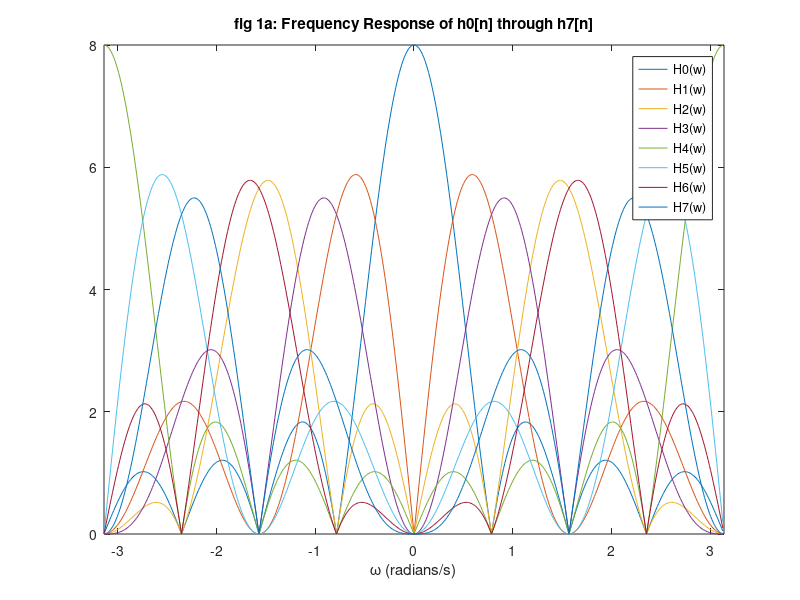
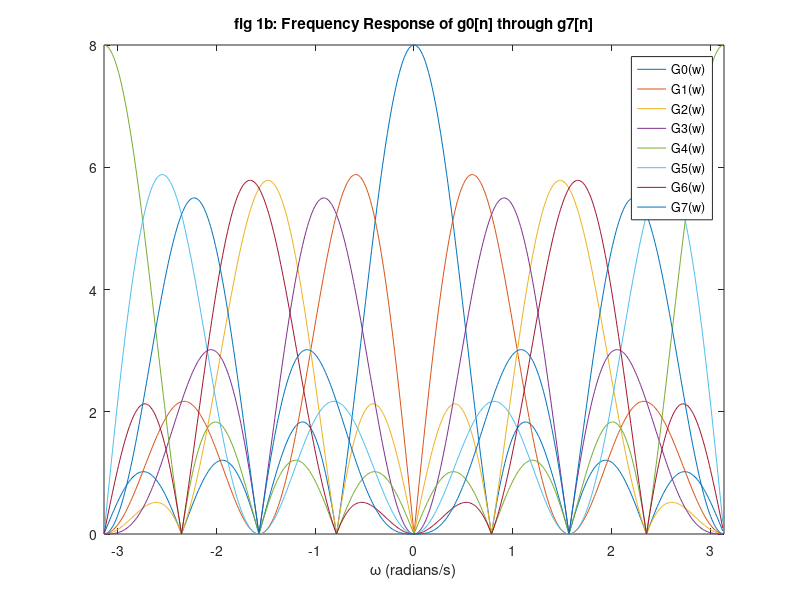
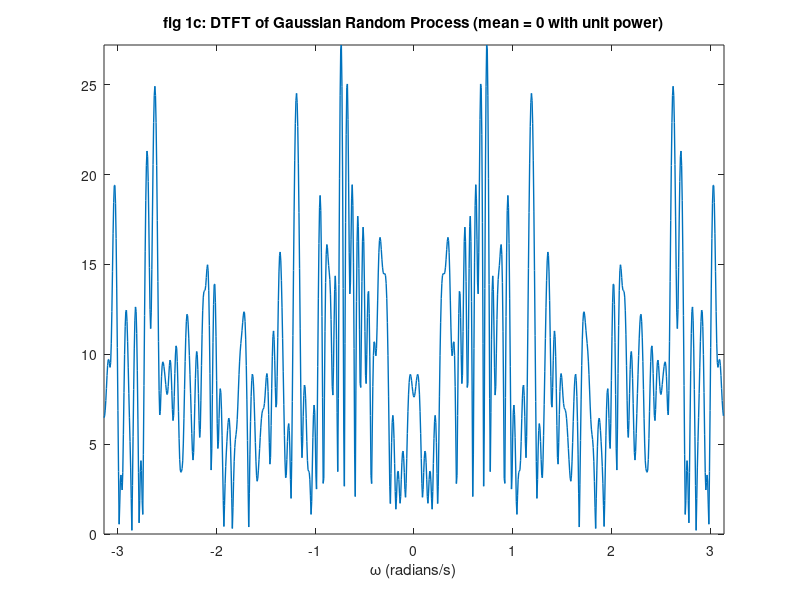
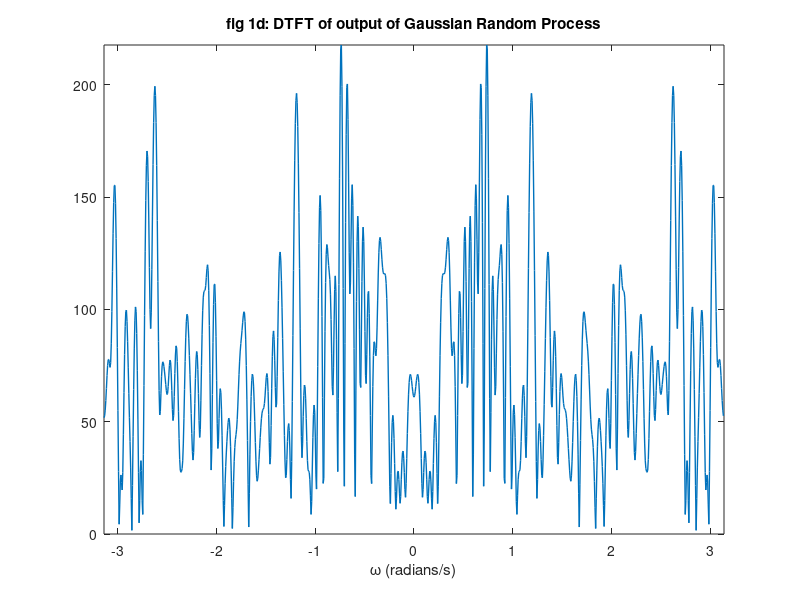

Write the MATLAB code that produced these figures, in order.
%-----------------------------%
%         Sean Hwang          %
% ECE 538 - MATLAB Project 2  %
%     Source Code File        %
%-----------------------------%

clc
clf 
clear all
close all 

% A) h_0 = {1/sqrt(2), 1/sqrt(2)} ,, h_1 = {1/sqrt(2), -1/sqrt(2)} 
x=randn(1,128);
M=8;
h0=[1 1]; h1=[1 -1];
h00=[1 0 1];   h10=[1 0 -1];
h000=[1 0 0 0 1]; h100=[1 0 0 0 -1];
H_tmp=conv(h0,h00); H(1,:)=conv(H_tmp,h000); G(1,:)=H(1,:);
H_tmp=conv(h0,h00); H(2,:)=conv(H_tmp,h100); G(2,:)=-H(2,:);
H_tmp=conv(h0,h10); H(3,:)=conv(H_tmp,h000); G(3,:)=-H(3,:);
H_tmp=conv(h0,h10); H(4,:)=conv(H_tmp,h100); G(4,:)=H(4,:);
H_tmp=conv(h1,h00); H(5,:)=conv(H_tmp,h000); G(5,:)=-H(5,:);
H_tmp=conv(h1,h00); H(6,:)=conv(H_tmp,h100); G(6,:)=H(6,:);
H_tmp=conv(h1,h10); H(7,:)=conv(H_tmp,h000); G(7,:)=H(7,:);
H_tmp=conv(h1,h10); H(8,:)=conv(H_tmp,h100); G(8,:)=-H(8,:);

% i)   Please see attached for figure 1a)
for ind=1:M
hf(ind,:)=abs(fftshift(fft(H(ind,:),512)));
end
domega=2*pi/512;
omega=-pi:domega:pi-domega;
figure(1);
plot(omega,hf(1,:),omega,hf(2,:), ...
     omega,hf(3,:),omega,hf(4,:), ...
     omega,hf(5,:),omega,hf(6,:), ...
     omega,hf(7,:),omega,hf(8,:));
axis([-pi pi 0 max(hf(1,:))])
legend('H0(w)','H1(w)','H2(w)','H3(w)','H4(w)','H5(w)','H6(w)','H7(w)');
title('fig 1a: Frequency Response of h0[n] through h7[n]');
xlabel('\omega (radians/s)');
% ii)  Please see attached for figure 1b)
for ind=1:M
gf(ind,:)=abs(fftshift(fft(G(ind,:),512)));
end
domega=2*pi/512;
omega=-pi:domega:pi-domega;
figure(2);
plot(omega,gf(1,:),omega,gf(2,:), ...
     omega,gf(3,:),omega,gf(4,:), ...
     omega,gf(5,:),omega,gf(6,:), ...
     omega,gf(7,:),omega,gf(8,:));
axis([-pi pi 0 max(gf(1,:))])
legend('G0(w)','G1(w)','G2(w)','G3(w)','G4(w)','G5(w)','G6(w)','G7(w)');
title('fig 1b: Frequency Response of g0[n] through g7[n]');
xlabel('\omega (radians/s)');

% iii)Table 1
% H*H' =
%   8     0     0     0     0     0     0     0
%   0     8     0     0     0     0     0     0
%   0     0     8     0     0     0     0     0
%   0     0     0     8     0     0     0     0 
%   0     0     0     0     8     0     0     0
%   0     0     0     0     0     8     0     0
%   0     0     0     0     0     0     8     0
%   0     0     0     8     0     0     0     8 
% iv) Please see attached figure 1c)
% v)  Please see attached figure 1d)
for m=1:M;
W(m,:)=conv(x,H(m,:));
X(m,:)=W(m,1:M:length(W(m,:)));
end
for m=1:M;
Z(m,:)=zeros(1,M*length(X(m,:)));
Z(m,1:M:length(Z(m,:)))=X(m,:);
Y(m,:)=conv(Z(m,:),G(m,:));
end
y=zeros(1,length(Y(1,:)));
for m=1:M;
y=y+Y(m,:);
end
domega=2*pi/1024;
omega=-pi:domega:pi-domega;
yf1=abs(fftshift(fft(x,1024)));
yf2=abs(fftshift(fft(y,1024)));
figure(3);
plot(omega,yf1,'Linewidth',1)
axis([-pi pi 0 max(yf1)])
title('fig 1c: DTFT of Gaussian Random Process (mean = 0 with unit power)');
xlabel('\omega (radians/s)');
figure(4);
plot(omega,yf2,'Linewidth',1)
axis([-pi pi 0 max(yf2)])
title('fig 1d: DTFT of output of Gaussian Random Process');
xlabel('\omega (radians/s)');
 
% B)
N=16; beta=0.35;
n=-N:(N-1); %이렇게 해야 n 이 0 ... 31 으로 됨 
n=n+0.5;
h=2*beta*cos((1+beta)*pi*n/2)./(pi*(1-4*beta^2*n.^2));
h=h+sin((1-beta)*pi*n/2)./(pi*(n-4*beta^2*n.^3));
M=8;
h0=h;
h1=(-1).^(0:(length(n)-1)).*h; 
h00=zeros(1,2*length(h)); h10=h00;
h00(1,1:2:length(h00))=h0;
h10(1,1:2:length(h10))=h1;
h000=zeros(1,4*length(h)); h100=h000;
h000(1,1:4:length(h000))=h0;
h100(1,1:4:length(h100))=h1;
H_tmp=conv(h0,h00); H_b(1,:)=conv(H_tmp,h000); G_b(1,:)=H_b(1,:);
H_tmp=conv(h0,h00); H_b(2,:)=conv(H_tmp,h100); G_b(2,:)=-H_b(2,:);
H_tmp=conv(h0,h10); H_b(3,:)=conv(H_tmp,h000); G_b(3,:)=-H_b(3,:);
H_tmp=conv(h0,h10); H_b(4,:)=conv(H_tmp,h100); G_b(4,:)=H_b(4,:);
H_tmp=conv(h1,h00); H_b(5,:)=conv(H_tmp,h000); G_b(5,:)=-H_b(5,:);
H_tmp=conv(h1,h00); H_b(6,:)=conv(H_tmp,h100); G_b(6,:)=H_b(6,:);
H_tmp=conv(h1,h10); H_b(7,:)=conv(H_tmp,h000); G_b(7,:)=H_b(7,:);
H_tmp=conv(h1,h10); H_b(8,:)=conv(H_tmp,h100); G_b(8,:)=-H_b(8,:);
% i)   Please see attached for figure 2a)
for ind=1:M
hf(ind,:)=abs(fftshift(fft(H_b(ind,:),512)));
end
domega=2*pi/512;
omega=-pi:domega:pi-domega;
figure(5);
plot(omega,hf(1,:),omega,hf(2,:), ...
     omega,hf(3,:),omega,hf(4,:), ...
     omega,hf(5,:),omega,hf(6,:), ...
     omega,hf(7,:),omega,hf(8,:));
axis([-pi pi 0 max(hf(1,:))])
legend('H0(w)','H1(w)','H2(w)','H3(w)','H4(w)','H5(w)','H6(w)','H7(w)');
title('fig 2a: Frequency Response of h0[n] through h7[n]');
xlabel('\omega (radians/s)');
% ii)  Please see attached for figure 2b)
for ind=1:M
gf(ind,:)=abs(fftshift(fft(G_b(ind,:),512)));
end
domega=2*pi/512;
omega=-pi:domega:pi-domega;
figure(6);
plot(omega,gf(1,:),omega,gf(2,:), ...
     omega,gf(3,:),omega,gf(4,:), ...
     omega,gf(5,:),omega,gf(6,:), ...
     omega,gf(7,:),omega,gf(8,:));
axis([-pi pi 0 max(gf(1,:))])
legend('G0(w)','G1(w)','G2(w)','G3(w)','G4(w)','G5(w)','G6(w)','G7(w)');
title('fig 2b: Frequency Response of g0[n] through g7[n]');
xlabel('\omega (radians/s)');
% iii) Table 2
% H_b*H_b' =
%    0.1250    0.0000    0.0000    0.0000    0.0000    0.0000   -0.0000   -0.0000
%    0.0000    0.1250   -0.0000    0.0000    0.0000    0.0000    0.0000    0.0000
%    0.0000   -0.0000    0.1250    0.0000   -0.0000    0.0000    0.0000    0.0000
%    0.0000    0.0000    0.0000    0.1249   -0.0000    0.0000    0.0000    0.0000
%    0.0000    0.0000   -0.0000   -0.0000    0.1250    0.0000    0.0000    0.0000
%    0.0000    0.0000    0.0000    0.0000    0.0000    0.1250   -0.0000    0.0000
%   -0.0000    0.0000    0.0000    0.0000    0.0000   -0.0000    0.1250    0.0000
%   -0.0000    0.0000    0.0000    0.0000    0.0000    0.0000    0.0000    0.1249
%                                       
% iv) Please see attached figure 2c)
% v)  Please see attached figure 2d)
for m=1:M;
W_b(m,:)=conv(x,H_b(m,:));
X_b(m,:)=W_b(m,1:M:length(W_b(m,:)));
end
for m=1:M;
Z_b(m,:)=zeros(1,M*length(X_b(m,:)));
Z_b(m,1:M:length(Z_b(m,:)))=X_b(m,:);
Y_b(m,:)=conv(Z_b(m,:),G_b(m,:));
end
y_b=zeros(1,length(Y_b(1,:)));
for m=1:M;
y_b=y_b+Y_b(m,:);
end
domega=2*pi/1024;
omega=-pi:domega:pi-domega;
yf1=abs(fftshift(fft(x,1024)));
yf2=M*abs(fftshift(fft(y_b,1024)));
figure(7);
plot(omega,yf1,'Linewidth',1)
axis([-pi pi 0 max(yf1)])
title('fig 2c: DTFT of Gaussian Random Process (mean = 0 with unit power)');
xlabel('\omega (radians/s)');
figure(8);
plot(omega,yf2,'Linewidth',1)
axis([-pi pi 0 max(yf2)])
title('fig 2d: DTFT of output of Gaussian Random Process');
xlabel('\omega (radians/s)');
 
% C)
N=24; beta=0.1;
n=-N:(N-1);
n=n+0.5;
h=2*beta*cos((1+beta)*pi*n/2)./(pi*(1-4*beta^2*n.^2));
h=h+sin((1-beta)*pi*n/2)./(pi*(n-4*beta^2*n.^3));
M=8;
h0=h;
h1=(-1).^(0:(length(n)-1)).*h; 
h00=zeros(1,2*length(h)); h10=h00;
h00(1,1:2:length(h00))=h0;
h10(1,1:2:length(h10))=h1;
h000=zeros(1,4*length(h)); h100=h000;
h000(1,1:4:length(h000))=h0;
h100(1,1:4:length(h100))=h1;
H_tmp=conv(h0,h00); H_c(1,:)=conv(H_tmp,h000); G_c(1,:)=H_c(1,:);
H_tmp=conv(h0,h00); H_c(2,:)=conv(H_tmp,h100); G_c(2,:)=-H_c(2,:);
H_tmp=conv(h0,h10); H_c(3,:)=conv(H_tmp,h000); G_c(3,:)=-H_c(3,:);
H_tmp=conv(h0,h10); H_c(4,:)=conv(H_tmp,h100); G_c(4,:)=H_c(4,:);
H_tmp=conv(h1,h00); H_c(5,:)=conv(H_tmp,h000); G_c(5,:)=-H_c(5,:);
H_tmp=conv(h1,h00); H_c(6,:)=conv(H_tmp,h100); G_c(6,:)=H_c(6,:);
H_tmp=conv(h1,h10); H_c(7,:)=conv(H_tmp,h000); G_c(7,:)=H_c(7,:);
H_tmp=conv(h1,h10); H_c(8,:)=conv(H_tmp,h100); G_c(8,:)=-H_c(8,:);
% i)   Please see attached for figure 3a)
for ind=1:M
hf(ind,:)=abs(fftshift(fft(H_c(ind,:),512)));
end
domega=2*pi/512;
omega=-pi:domega:pi-domega;
figure(9);
plot(omega,hf(1,:),omega,hf(2,:), ...
     omega,hf(3,:),omega,hf(4,:), ...
     omega,hf(5,:),omega,hf(6,:), ...
     omega,hf(7,:),omega,hf(8,:));
axis([-pi pi 0 max(hf(1,:))])
legend('H0(w)','H1(w)','H2(w)','H3(w)','H4(w)','H5(w)','H6(w)','H7(w)');
title('fig 3a: Frequency Response of h0[n] through h7[n]');
xlabel('\omega (radians/s)');
% ii)  Please see attached for figure 3b)
for ind=1:M
gf(ind,:)=abs(fftshift(fft(G_c(ind,:),512)));
end
domega=2*pi/512;
omega=-pi:domega:pi-domega;
figure(10);
plot(omega,gf(1,:),omega,gf(2,:), ...
     omega,gf(3,:),omega,gf(4,:), ...
     omega,gf(5,:),omega,gf(6,:), ...
     omega,gf(7,:),omega,gf(8,:));
axis([-pi pi 0 max(gf(1,:))])
legend('G0(w)','G1(w)','G2(w)','G3(w)','G4(w)','G5(w)','G6(w)','G7(w)');
title('fig 3b: Frequency Response of g0[n] through g7[n]');
xlabel('\omega (radians/s)');
% iii) Table 3
% H_c*H_c' =
%    0.1250   -0.0000   -0.0000    0.0000    0.0000    0.0000   -0.0000   -0.0000
%   -0.0000    0.1250   -0.0000   -0.0000    0.0000    0.0000    0.0000    0.0000
%   -0.0000   -0.0000    0.1250   -0.0000   -0.0000    0.0000   -0.0000   -0.0000
%    0.0000   -0.0000   -0.0000    0.1249   -0.0000    0.0000   -0.0000    0.0000
%    0.0000    0.0000   -0.0000   -0.0000    0.1250   -0.0000   -0.0000    0.0000
%    0.0000    0.0000    0.0000    0.0000   -0.0000    0.1250   -0.0000   -0.0000
%   -0.0000    0.0000   -0.0000   -0.0000   -0.0000   -0.0000    0.1250   -0.0000
%   -0.0000    0.0000   -0.0000    0.0000    0.0000   -0.0000   -0.0000    0.1249
%                                    
% iv) Please see attached figure 2c)
% v)  Please see attached figure 2d)
for m=1:M;
W_c(m,:)=conv(x,H_c(m,:));
X_c(m,:)=W_c(m,1:M:length(W_c(m,:)));
end
for m=1:M;
Z_c(m,:)=zeros(1,M*length(X_c(m,:)));
Z_c(m,1:M:length(Z_c(m,:)))=X_c(m,:);
Y_c(m,:)=conv(Z_c(m,:),G_c(m,:));
end
y_c=zeros(1,length(Y_c(1,:)));
for m=1:M;
y_c=y_c+Y_c(m,:);
end
domega=2*pi/1024;
omega=-pi:domega:pi-domega;
yf1=abs(fftshift(fft(x,1024)));
yf2=M*abs(fftshift(fft(y_c,1024)));
figure(11);
plot(omega,yf1,'Linewidth',1)
axis([-pi pi 0 max(yf1)])
title('fig 3c: DTFT of Gaussian Random Process (mean = 0 with unit power)');
xlabel('\omega (radians/s)');
figure(12);
plot(omega,yf2,'Linewidth',1)
axis([-pi pi 0 max(yf2)])
title('fig 3d: DTFT of output of Gaussian Random Process');
xlabel('\omega (radians/s)');
 
% D)
h0_d=[1 i]; h1_d=[1 -i];
h00_d=[1 0 i];   h10_d=[1 0 -i];
h000_d=[1 0 0 0 i]; h100_d=[1 0 0 0 -i];
H_tmp=conv(h0_d,h00_d); H_d(1,:)=conv(H_tmp,h000_d); G_d(1,:)=H_d(1,:);
H_tmp=conv(h0_d,h00_d); H_d(2,:)=conv(H_tmp,h100_d); G_d(2,:)=-H_d(2,:);
H_tmp=conv(h0_d,h10_d); H_d(3,:)=conv(H_tmp,h000_d); G_d(3,:)=-H_d(3,:);
H_tmp=conv(h0_d,h10_d); H_d(4,:)=conv(H_tmp,h100_d); G_d(4,:)=H_d(4,:);
H_tmp=conv(h1_d,h00_d); H_d(5,:)=conv(H_tmp,h000_d); G_d(5,:)=-H_d(5,:);
H_tmp=conv(h1_d,h00_d); H_d(6,:)=conv(H_tmp,h100_d); G_d(6,:)=H_d(6,:);
H_tmp=conv(h1_d,h10_d); H_d(7,:)=conv(H_tmp,h000_d); G_d(7,:)=H_d(7,:);
H_tmp=conv(h1_d,h10_d); H_d(8,:)=conv(H_tmp,h100_d); G_d(8,:)=-H_d(8,:);
% i)   Please see attached for figure 4a)
for ind=1:M
hf(ind,:)=abs(fftshift(fft(H_d(ind,:),512)));
end
domega=2*pi/512;
omega=-pi:domega:pi-domega;
figure(13);
plot(omega,hf(1,:),omega,hf(2,:), ...
     omega,hf(3,:),omega,hf(4,:), ...
     omega,hf(5,:),omega,hf(6,:), ...
     omega,hf(7,:),omega,hf(8,:));
axis([-pi pi 0 max(hf(1,:))])
legend('H0(w)','H1(w)','H2(w)','H3(w)','H4(w)','H5(w)','H6(w)','H7(w)');
title('fig 4a: Frequency Response of h0[n] through h7[n]');
xlabel('\omega (radians/s)');
% ii)  Please see attached for figure 4b)
for ind=1:M
gf(ind,:)=abs(fftshift(fft(G_d(ind,:),512)));
end
domega=2*pi/512;
omega=-pi:domega:pi-domega;
figure(14);
plot(omega,gf(1,:),omega,gf(2,:), ...
     omega,gf(3,:),omega,gf(4,:), ...
     omega,gf(5,:),omega,gf(6,:), ...
     omega,gf(7,:),omega,gf(8,:));
axis([-pi pi 0 max(gf(1,:))])
legend('G0(w)','G1(w)','G2(w)','G3(w)','G4(w)','G5(w)','G6(w)','G7(w)');
title('fig 4b: Frequency Response of g0[n] through g7[n]');
xlabel('\omega (radians/s)');
% iii) Table 4
% H*H' =
%       8     0     0     0     0     0     0     0
%       0     8     0     0     0     0     0     0
%       0     0     8     0     0     0     0     0
%       0     0     0     8     0     0     0     0 
%       0     0     0     0     8     0     0     0
%       0     0     0     0     0     8     0     0
%       0     0     0     0     0     0     8     0
%       0     0     0     8     0     0     0     8     
% iv) Please see attached figure 4c)
% v)  Please see attached figure 4d)
for m=1:M;
W_d(m,:)=conv(x,H_d(m,:));
X_d(m,:)=W_d(m,1:M:length(W_d(m,:)));
end
for m=1:M;
Z_d(m,:)=zeros(1,M*length(X_d(m,:)));
Z_d(m,1:M:length(Z_d(m,:)))=X_d(m,:);
Y_d(m,:)=conv(Z_d(m,:),G_d(m,:));
end
y_d=zeros(1,length(Y_d(1,:)));
for m=1:M;
y_d=y_d+Y_d(m,:);
end
domega=2*pi/1024;
omega=-pi:domega:pi-domega;
yf1=abs(fftshift(fft(x,1024)));
yf2=abs(fftshift(fft(y_d,1024)));
figure(15);
plot(omega,yf1,'Linewidth',1)
axis([-pi pi 0 max(yf1)])
title('fig 4c: DTFT of Gaussian Random Process (mean = 0 with unit power)');
xlabel('\omega (radians/s)');
figure(16);
plot(omega,yf2,'Linewidth',1)
axis([-pi pi 0 max(yf2)])
title('fig 4d: DTFT of output of Gaussian Random Process');
xlabel('\omega (radians/s)');
